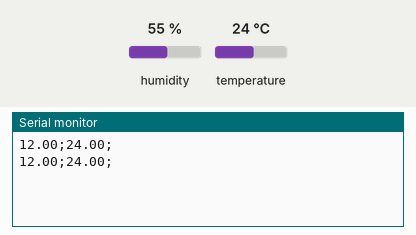
This sketch was run on a simulated Arduino Uno, built with avr-gcc and run on an emulated ATmega328P. On the bench: the last lines printed to the serial monitor. Inputs (shaded band) come from the test bench; at power-on: humidity 55 %, temperature 24 °C.

Above: at 10.8 s.
10.9 s: humidity set to 22 %
At 20.7 s:
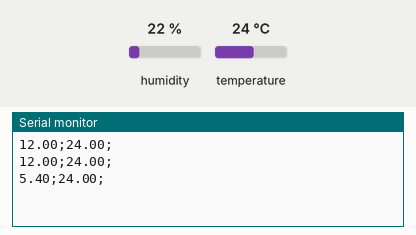
20.9 s: temperature set to 12 °C
At 30.7 s:
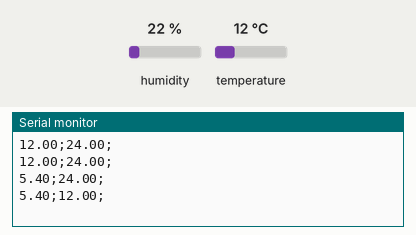
30.9 s: humidity set to 40 %
At 41.3 s:
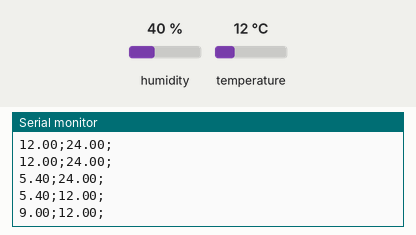
Timing chart, 0 to 42.8 s (numbered marks = the images above; inputs shaded):
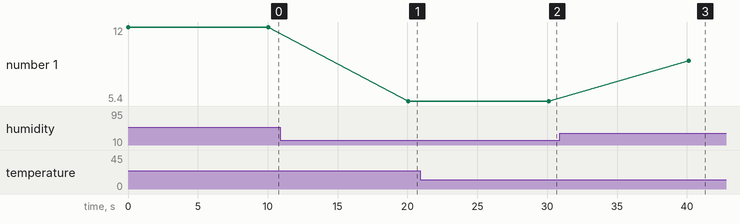

Measured:
- after the input at 10.9 s, the serial monitor: prints a new line after 9.2 s (image 1)
- after the input at 20.9 s, the serial monitor: prints a new line after 9.2 s (image 2)
- after the input at 30.9 s, the serial monitor: prints a new line after 9.2 s (image 3)
- plotted number 1: 12 → 5.4 after the input at 10.9 s, 5.4 → 9 after the input at 30.9 s

The sketch:

script_arduino_produto_final-2.0.ino
```cpp
#include "DHT.h"
#define dht_type DHT11

int dht_pin = A1;
DHT dht_1 = DHT(dht_pin, dht_type);

void setup() {
  Serial.begin(9600);
  dht_1.begin();
}

void loop() {
  float umidade = dht_1.readHumidity();
  float temperatura = dht_1.readTemperature();
  umidade *= 0.20;
  umidade += 1;

  if (isnan(temperatura) or isnan(umidade))
  {
    Serial.println("Erro ao ler o DHT");
  }  else
       {
          Serial.print(umidade);
          Serial.print(";");
          Serial.print(temperatura);
          Serial.println(";");
      }
  delay(10000);

}
```
